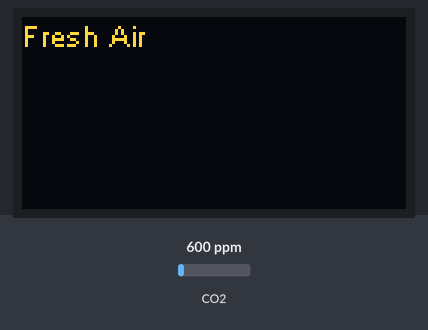
The sketch below on a simulated ESP32. Parts: 128×64 one-colour display. Inputs (shaded band) come from the test bench; at power-on: CO2 600 ppm. The OLED is the two-colour kind (top 16 rows yellow); WiFi joins after 1.5 s; servers stay silent unless stated; what the sketch prints to the serial monitor is not drawn.

Above: at 9.4 s.
9.5 s: CO2 set to 1050 ppm
At 12.0 s:
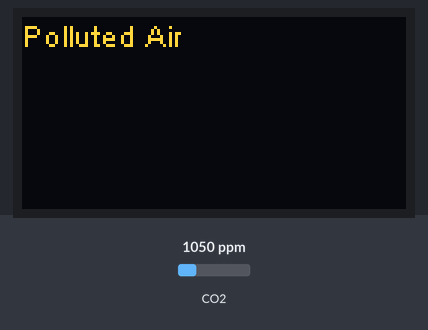
12.3 s: CO2 set to 452 ppm
At 14.0 s:
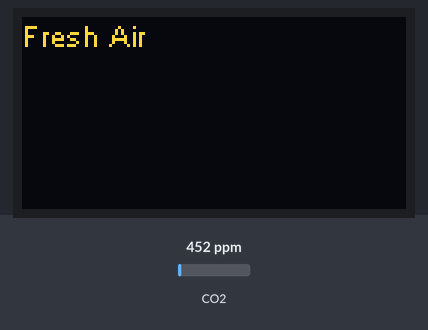
14.3 s: CO2 set to 1700 ppm
At 15.1 s:
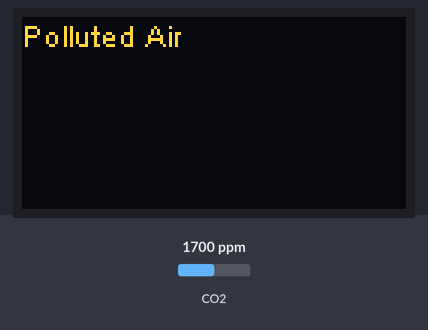
Timing chart, 0 to 17.3 s (numbered marks = the images above; inputs shaded):
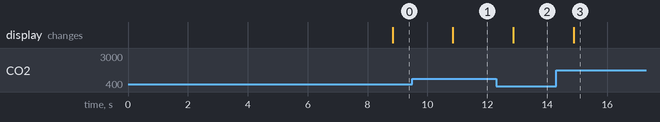

Measured:
- after the input at 9.5 s, the display: changes after 1.4 s (image 1)
- after the input at 12.3 s, the display: changes after 0.57 s (image 2)
- after the input at 14.3 s, the display: changes after 0.58 s (image 3)

The sketch:

sketch_jun07a.ino
```cpp
#define BLYNK_TEMPLATE_ID "TMPL3_3VYUesW"
#define BLYNK_TEMPLATE_NAME "Air Pollution Monitiring System"
#define BLYNK_AUTH_TOKEN "XIT8fEccbFRxxQP5EA9bqaWddOcoVcmm"
#define BLYNK_PRINT Serial
#include <WiFi.h>
#include <BlynkSimpleEsp32.h>

#include "MQ135.h"

#include <Wire.h>

#include "SSD1306.h"

SSD1306 display(0x3c,21,22);
String myString;
String message;


#define SENSOR 32

char auth[] = BLYNK_AUTH_TOKEN;

char ssid[] = "Airtel";  // type your wifi name
char pass[] = "vidhi0707";  // type your wifi password

void setup()
{
  OLEDInit();
  Serial.begin(9600);
  delay(5000);
  Blynk.begin(auth, ssid, pass);
}


  void loop()
  {
    Blynk.run();
    MQ135 gasSensor = MQ135(SENSOR);
    float air_quality = gasSensor.getPPM();
    Serial.print("Air Quality: ");
    Serial.print(air_quality);
    Serial.println("  PPM");
    Serial.println();
    Serial.println("Waiting...");

    delay(2000);
    OLEDUpdate();
}

void OLEDInit() {
  display.init();
}

void OLEDUpdate() {
  MQ135 gasSensor = MQ135(SENSOR);
  float air_quality = gasSensor.getPPM();
  Blynk.virtualWrite(V1,air_quality);
  display.clear();
  myString = "Hello";
  if(air_quality < 1000){
    message = "Fresh Air";
    myString = "Fresh Air";
    Serial.println(message);
    Blynk.logEvent("pollution_alert","Fresh Air");
    Blynk.virtualWrite(V0,message);
    Blynk.setProperty(V1, "color", "#23C48E");

  }else if(air_quality > 1000 && air_quality < 3000){
    message = "Polluted Air";
    myString = "Polluted Air";
    Serial.println(message);
    Blynk.logEvent("pollution_alert","Bad Air");
    Blynk.virtualWrite(V0,message);
    Blynk.setProperty(V1, "color", "#D3435C");
  }else if(air_quality > 3000){
    message = "Danger Zone !!";
    myString = "Danger Zone !!";
    Serial.println(message);
    Blynk.logEvent("pollution_alert","Danger Alert");
    Blynk.virtualWrite(V0,message);
    Blynk.setProperty(V1, "color", "#D3435C");
  }
  display.drawString(0,0,myString);
  display.display();
}
```
